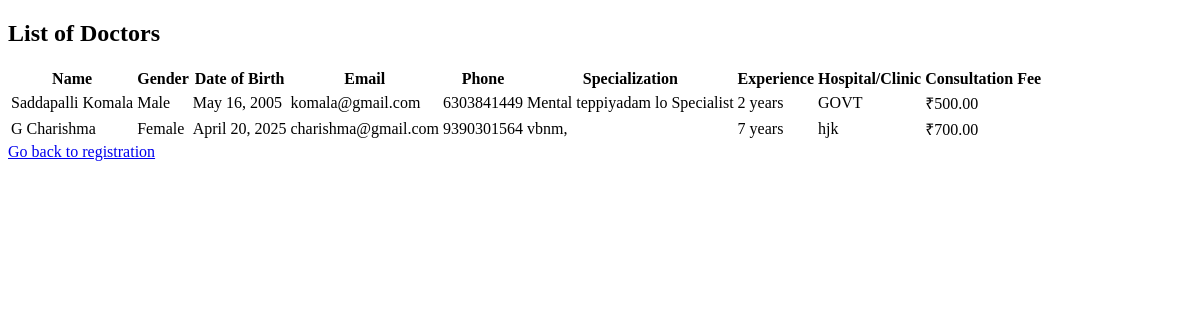
The app's page /doctor/doctors/, older data.
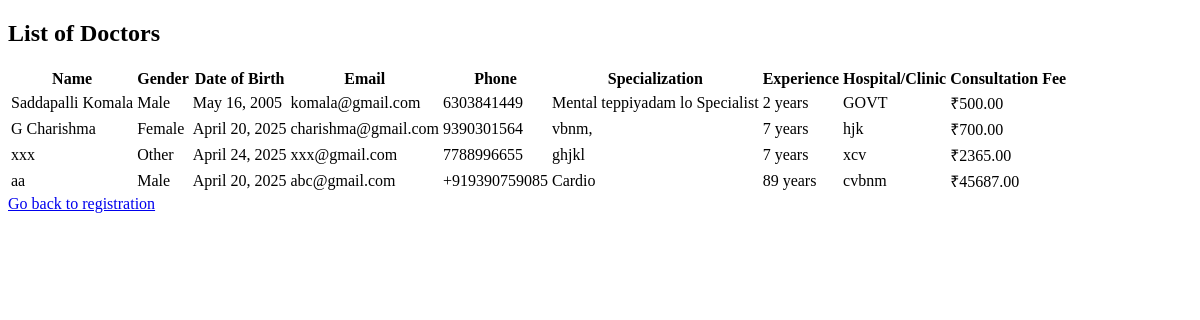
The same page, newer data.
### doctor/models.py (models this page shows, shortened)
class Doctor(models.Model):
    GENDER_CHOICES = [('M', 'Male'), ('F', 'Female'), ('O', 'Other')]
    full_name = models.CharField(max_length=100)
    gender = models.CharField(max_length=1, choices=GENDER_CHOICES)
    dob = models.DateField()
    profile_photo = models.ImageField(upload_to='doctors/profile_photos/', blank=True, null=True)
    email = models.EmailField(unique=True)
    phone = models.CharField(max_length=15)
    alternate_phone = models.CharField(max_length=15, blank=True, null=True)
    address = models.TextField()
    city = models.CharField(max_length=100)
    state = models.CharField(max_length=100)
    pincode = models.CharField(max_length=10)
    specialization = models.CharField(max_length=100)
    experience = models.PositiveIntegerField()
    license_number = models.CharField(max_length=100, unique=True)
    medical_council = models.CharField(max_length=100)
    qualifications = models.CharField(max_length=255)
    hospital_clinic = models.CharField(max_length=255)
    working_days = models.CharField(max_length=100)
    working_hours = models.CharField(max_length=100)
    consultation_fee = models.DecimalField(max_digits=8, decimal_places=2)
    username = models.CharField(max_length=100, unique=True)
    password = models.CharField(max_length=100)  # Hash later in form or view

### doctor/views.py (the view)
# urls.py: path('doctors/', views.doctor_details, name='doctor_details'),
def doctor_details(request):
    doctors = Doctor.objects.all()
    return render(request, 'doctor/doctor_details.html', {'doctors': doctors})

### doctor/templates/doctor/doctor_details.html (shortened to what this page needs)
<!DOCTYPE html>
<html lang="en">
<head>
</head>
<body>
    <div class="container">
        <h2>List of Doctors</h2>
        <table>
            <thead>
                <tr>
                    <th>Name</th>
                    <th>Gender</th>
                    <th>Date of Birth</th>
                    <th>Email</th>
                    <th>Phone</th>
                    <th>Specialization</th>
                    <th>Experience</th>
                    <th>Hospital/Clinic</th>
                    <th>Consultation Fee</th>
                </tr>
            </thead>
            <tbody>
                {% for doctor in doctors %}
                <tr>
                    <td>{{ doctor.full_name }}</td>
                    <td>{{ doctor.get_gender_display }}</td>
                    <td>{{ doctor.dob }}</td>
                    <td>{{ doctor.email }}</td>
                    <td>{{ doctor.phone }}</td>
                    <td>{{ doctor.specialization }}</td>
                    <td>{{ doctor.experience }} years</td>
                    <td>{{ doctor.hospital_clinic }}</td>
                    <td>₹{{ doctor.consultation_fee }}</td>
                </tr>
                {% endfor %}
            </tbody>
        </table>
        <a href="#">Go back to registration</a>
    </div>
</body>
</html>

Row changes from the older to the newer data that the page shows:
added Doctor: full_name "xxx", gender "Other", dob "April 24, 2025", email "xxx@gmail.com", phone "7788996655", specialization "ghjkl", experience "7", hospital_clinic "xcv", consultation_fee "2365.00"
added Doctor: full_name "aa", gender "Male", dob "April 20, 2025", email "abc@gmail.com", phone "+919390759085", specialization "Cardio", experience "89", hospital_clinic "cvbnm", consultation_fee "45687.00"
